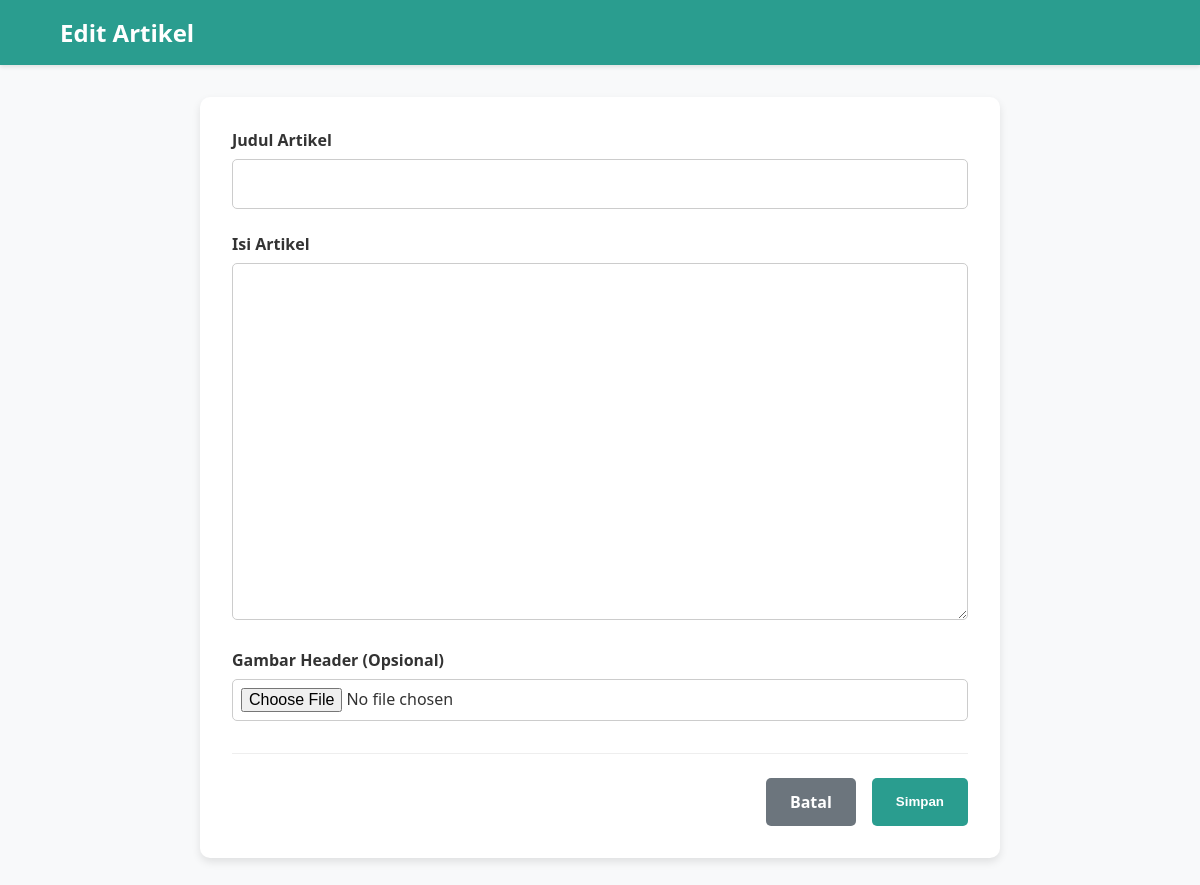
The page /admin/artikel/edit/1 (signed in) on the database as committed earlier.
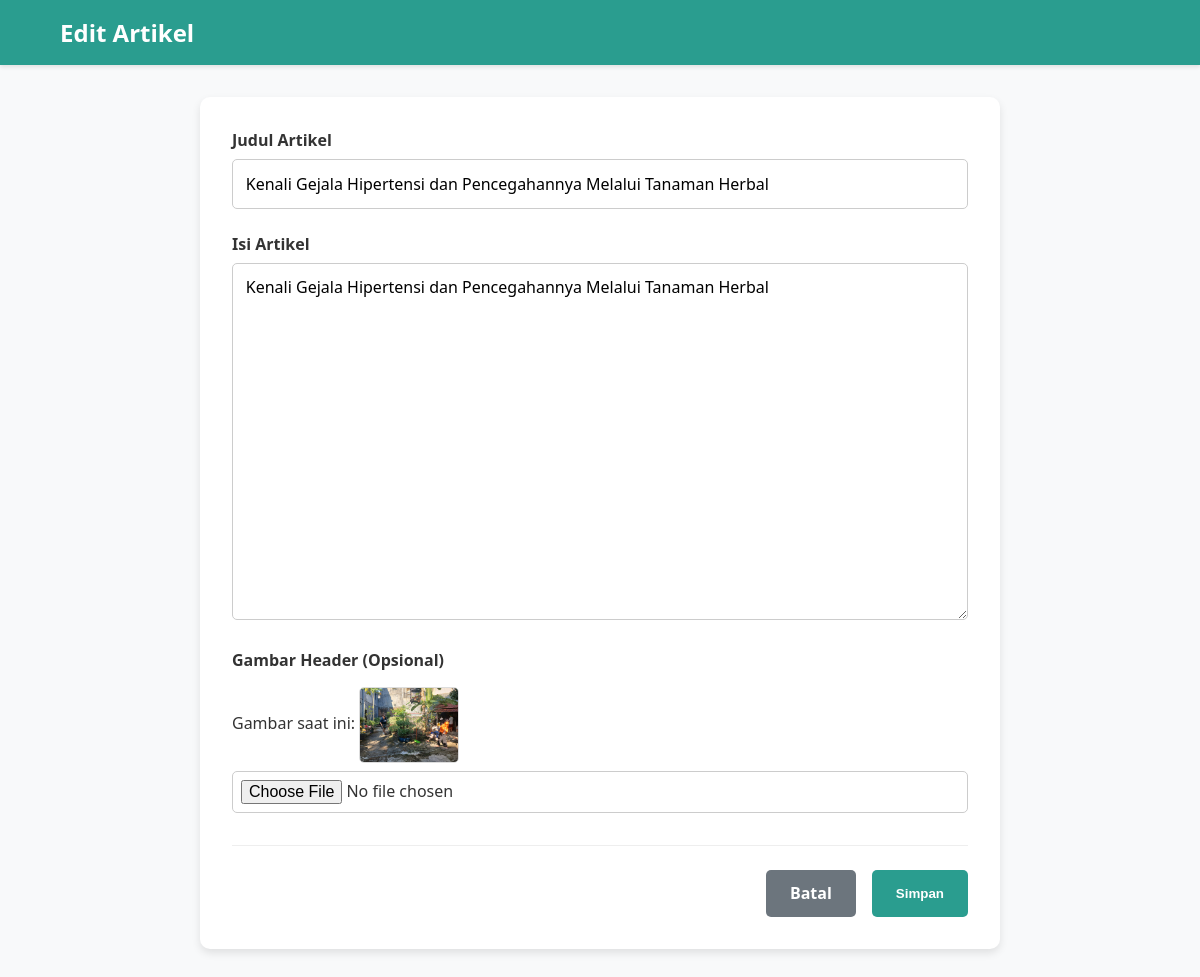
The same page on the database as committed later.
### tables this page shows
CREATE TABLE artikel (
                id INTEGER PRIMARY KEY AUTOINCREMENT,
                judul TEXT NOT NULL,
                isi TEXT NOT NULL,
                gambar_header TEXT,
                penulis TEXT DEFAULT 'Admin',
                tanggal_publikasi TIMESTAMP DEFAULT CURRENT_TIMESTAMP
            );

### app.py (the view, shortened to what this page needs)
@app.route('/admin/artikel/edit/<int:id>', methods=['GET', 'POST'])
@login_required
def edit_artikel(id):
    conn = db_connection()
    artikel = conn.execute('SELECT * FROM artikel WHERE id = ?', (id,)).fetchone()
    conn.close()
    return render_template('form_artikel.html', title="Edit Artikel", artikel=artikel)

### app.py (called while the page is built)
def db_connection():
    conn = None
    try:
        conn = sqlite3.connect('toga.sqlite')
        conn.row_factory = sqlite3.Row # Ini akan membuat hasil query bisa diakses seperti dictionary
    except sqlite3.error as e:
        print(e)
    return conn

def login_required(f):
    @wraps(f)
    def decorated_function(*args, **kwargs):
        if 'logged_in' not in session:
            return redirect(url_for('login'))
        return f(*args, **kwargs)
    return decorated_function

### templates/form_artikel.html (shortened to what this page needs)
<!DOCTYPE html>
<html lang="id">
<head>
    <link rel="stylesheet" href="{{ url_for('static', filename='css/base.css') }}">
    <link rel="stylesheet" href="{{ url_for('static', filename='css/components.css') }}">
    <link rel="stylesheet" href="{{ url_for('static', filename='css/admin.css') }}">
</head>
<body>
    <header>
        <h1>{{ title }}</h1>
    </header>
    <main class="admin-form-page">
        <form method="POST" enctype="multipart/form-data" class="crud-form">
            <div class="form-group">
                <label for="judul">Judul Artikel</label>
                <input type="text" id="judul" name="judul" value="{{ artikel.judul or '' }}" required>
            </div>
            <div class="form-group">
                <label for="isi">Isi Artikel</label>
                <textarea id="isi" name="isi" rows="15" required>{{ artikel.isi or '' }}</textarea>
            </div>
            <div class="form-group">
                <label for="gambar">Gambar Header (Opsional)</label>
                {% if artikel.gambar_header %}
                    <p>Gambar saat ini: <img src="{{ url_for('static', filename=artikel.gambar_header) }}" alt="Gambar saat ini" class="form-current-img"></p>
                {% endif %}
                <input type="file" id="gambar-input" name="gambar" accept="image/*">
            </div>
            <div class="form-actions">
                <a href="{{ url_for('admin_dashboard') }}" class="btn-cancel">Batal</a>
                <button type="submit" id="submit-btn" class="btn-submit">Simpan</button>
            </div>
        </form>
    </main>
</body>
</html>

Rows that differ between the two databases and show on the page:
added artikel: judul "Kenali Gejala Hipertensi dan Pencegahannya Melalui Tanaman Herbal", isi "Kenali Gejala Hipertensi dan Pencegahannya Melalui Tanaman Herbal", gambar_header (picture)
Other text that changed with them:
text now shown: "Gambar saat ini:"
